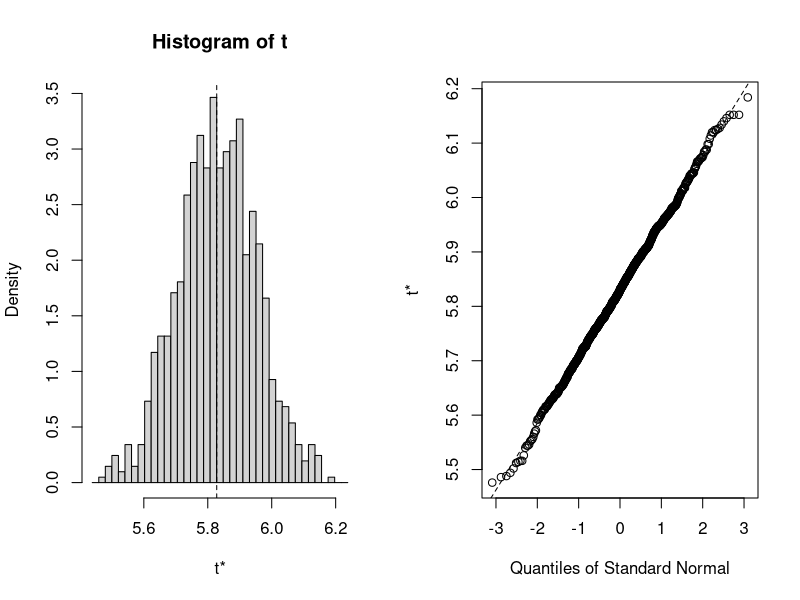
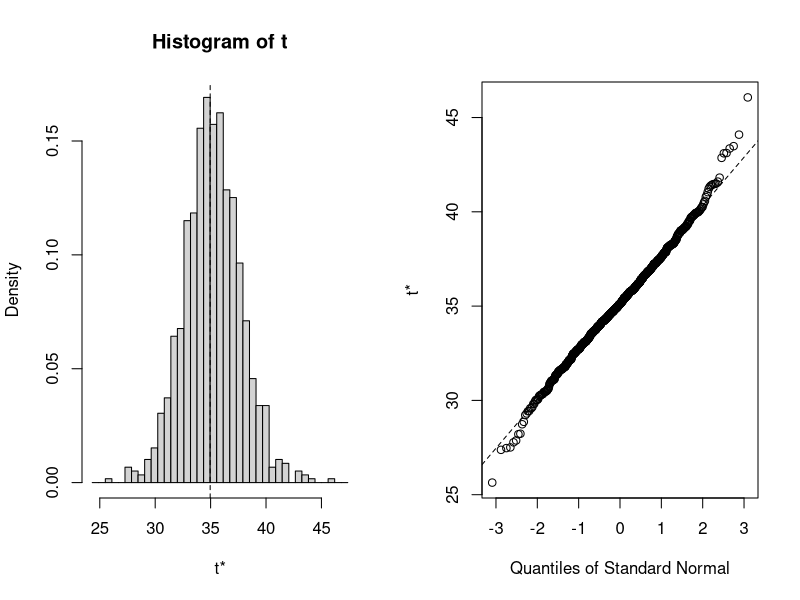
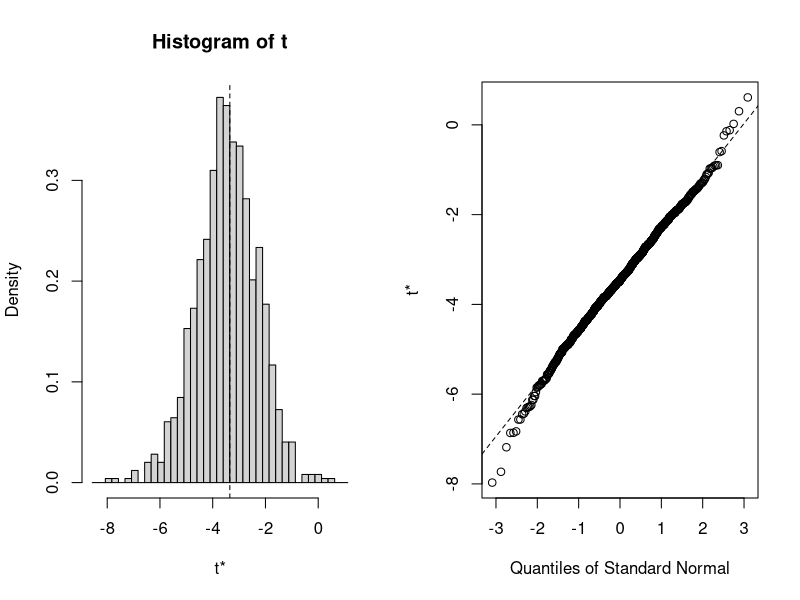
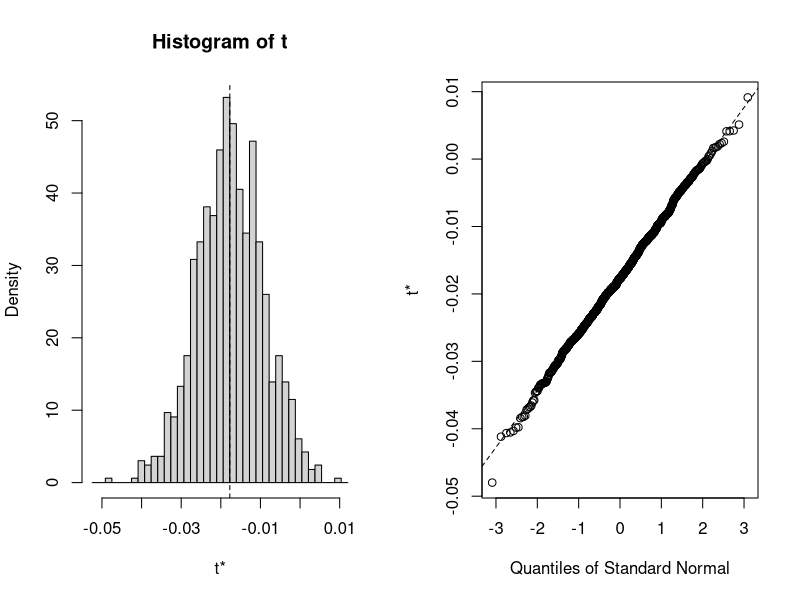

Recreate these plots in R, in order. (Note: this script raises an error after producing the figures.)
#R code for chapter 22 of DSILT: Statistics

d <- iris
str(d)

#-------------------------------------------------------------------------------------------------#
#---------------------------------------Bootstrapping---------------------------------------------#
#-------------------------------------------------------------------------------------------------#

#Take a sample of the dataset for comparison of bootstrap estimate
ds <- d[sample(nrow(d), size=50),]

library(boot)
#Bootstrap estimate of mean (k=1 for 1 statistic)
average <- function(data, indices) {
  return(mean(data[indices]))
}
bootresults <- boot(data=ds$Sepal.Length, statistic=average, R=1000)
plot(bootresults)
#Compare bootstrapped estimate to the sample mean and the population mean
mean(ds$Sepal.Length)
mean(d$Sepal.Length)
#Bootstrapped CI
boot.ci(bootresults, type="bca")

#Bootstrap cofficient estimates of regression (k>1 for many statistics)
linear_reg_coef <- function(formula, data, indices) {
  d <- data[indices,]
  linear_reg <- lm(formula, data=d)
  return(coef(linear_reg))
}
bootresults <- boot(data=mtcars, statistic=linear_reg_coef, R=1000, formula=mpg~wt+disp)
plot(bootresults, index=1)  #Intercept
plot(bootresults, index=2)  #wt coef
plot(bootresults, index=3)  #disp coef
#Bootstrapped CI
boot.ci(bootresults, type="bca", index=1)  #Intercept
boot.ci(bootresults, type="bca", index=2)  #wt coef
boot.ci(bootresults, type="bca", index=3)  #disp coef

#Bootstrapping a model with caret
library(caret)
train_control <- trainControl(method="boot", number=100)
nb_class <- train(Species~., data=d, trControl=train_control, method="nb")
nb_class

#-------------------------------------------------------------------------------------------------#
#---------------------------------------Cross Validation------------------------------------------#
#-------------------------------------------------------------------------------------------------#

#k-fold cross validation
library(caret)
library(rpart)
train_control <- trainControl(method="cv", number=10, savePredictions=TRUE)
class_tree <- train(Species~., data=d, trControl=train_control, method="rpart")

#k-fold cross validation with hyperparameter tuning
hyperparam_grid <- expand.grid(.fL=c(0), .usekernel=c(FALSE), .adjust=0)
#Train & tune
nb_class <- train(Species~., data=d, trControl=train_control, method="nb", tuneGrid=hyperparam_grid)
nb_class

#Repeated k-fold cross validation with hyperparameter tuning for regularized regression
library(glmnet)
glmnet_grid <- expand.grid(alpha=c(0, 0.1, 0.2, 0.4, 0.6, 0.8, 1), lambda=seq(0.01, 0.2, length=20))
#glmnet_ctrl <- trainControl(method="cv", number=10)             #k-fold without repeating
glmnet_ctrl <- trainControl(method="repeatedcv", number=10, repeats=3)  #k-fold with 3 repeats
glmnet_fit <- train(Species~., data=d, method="glmnet", preProcess=c("center", "scale"), tuneGrid=glmnet_grid, trControl=glmnet_ctrl)
glmnet_fit
